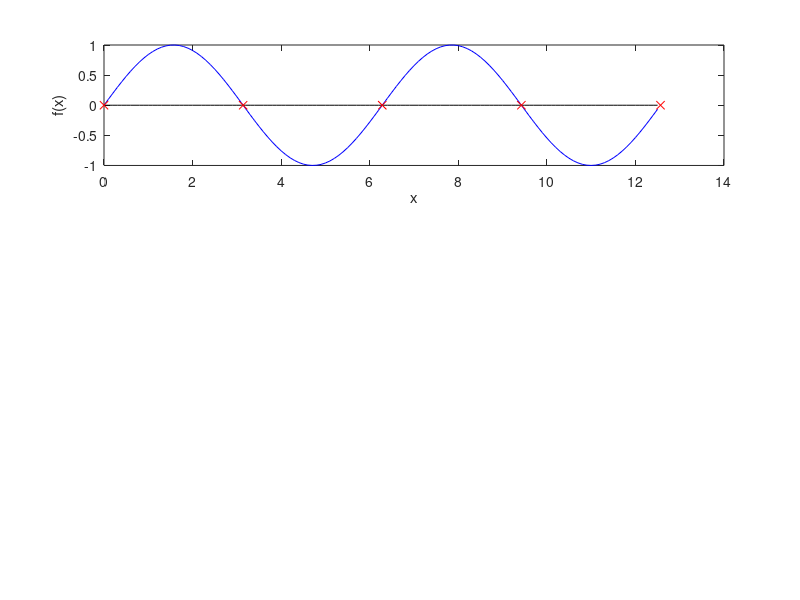

Recreate this plot in MATLAB.
t = 0:.1:4*pi;
tt = sin(t);
ax = zeros(1,length(t));
xrt = 0:pi:4*pi;
yrt = zeros(1,5);
subplot(3,1,1)
plot(t, tt, 'b', t, ax, 'k', xrt, yrt, 'rx');
xlabel('x')
ylabel('f(x)')
